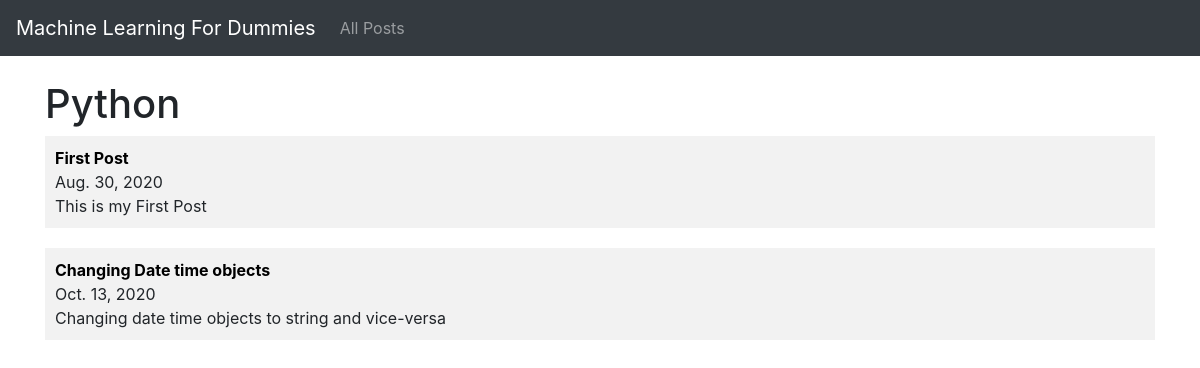
The page /category/python/ on the database its author committed.
### blog_app/models.py (models this page shows, shortened)
class Post(models.Model):
	title = models.CharField(max_length=255)
	title_tag = models.CharField(max_length=255, default="")
	introduction = models.TextField(default = '')
	author = models.ForeignKey(User, on_delete=models.CASCADE)
	body = RichTextField(blank=True, null=True)
	post_date = models.DateField(auto_now_add = True)
	category = models.CharField(max_length=255, default='')

### blog_app/views.py (the view)
# urls.py: path('category/<str:cats>/', CategoryView, name="category"),
def CategoryView(request, cats):
	cats = cats.replace("-", " ")
	category_posts = Post.objects.filter(category=cats)
	return render(request, 'categories.html', {"cats":cats.title(), 'category_posts': category_posts})

### blog_app/templates/categories.html (shortened to what this page needs)
{% extends 'base.html' %}
{% block content %}
{% if category_posts %}
	<h1> {{cats}} </h1>
	<div>
	{% for post in category_posts %}
		<div style="margin-bottom:20px; background: #f2f2f2; padding:10px 10px;">
			<a style="color: black;text-decoration: none;" href="{% url 'post-detail' post.pk %}">
				<b>{{ post.title }}</b>
			</a>
			<br/>
			{{ post.post_date }}
			 <br/>
			{{ post.introduction | slice:":200"| safe }}
		</div>
	{% endfor %}
	</div>
{% else %}
	<h3>Sorry this page doesn't exists</h3>
{% endif %}
{% endblock %}

### rows shown on the page
Post: title "First Post", post_date "Aug. 30, 2020", introduction "This is my First Post"
Post: title "Changing Date time objects", post_date "Oct. 13, 2020", introduction "Changing date time objects to string and vice-versa"

### other values the page prints
{{ cats }} "Python"
